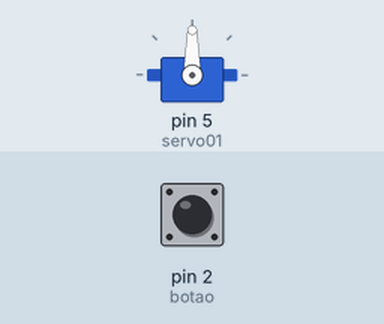
The sketch below on a simulated Arduino Uno, built with avr-gcc and run on an emulated ATmega328P. Parts: servo. The inputs (shaded band) are chosen by the test bench; at power-on: pin 2 (botao) HIGH. What the sketch prints to the serial monitor is not drawn.

Above: at 1.2 s.
1.3 s: pin 2 (botao) pulled LOW for 0.15 s
At 1.6 s:
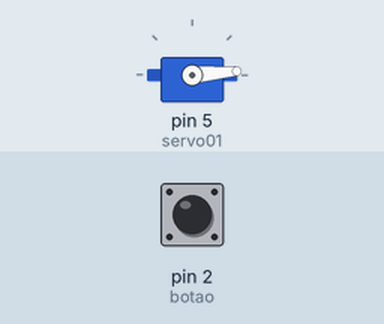
4.3 s: pin 2 (botao) pulled LOW for 1 s
At 4.64 s:
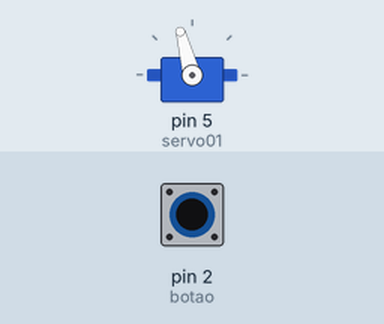
7.3 s: pin 2 (botao) pulled LOW for 0.15 s
At 11.7 s:
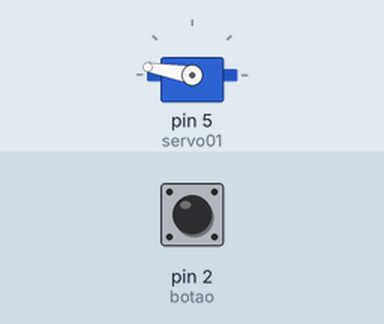
Timing chart, 0 to 13.2 s (numbered marks = the images above; inputs shaded):
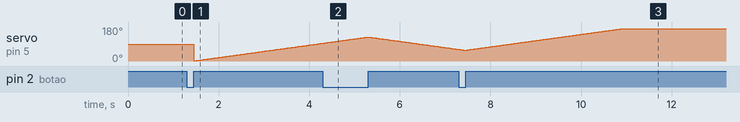

The sketch:

motorbutton.ino
```cpp
#include <Servo.h>
enum state{esquerda = 0,direita};

Servo servo01;
int state = direita;
int pos = 0;
const int botao=2;
boolean estadoCorrente = LOW;
boolean estadoAnterior=LOW;
int var = 1;
void setup() {
  Serial.begin(115200);
  pinMode(2,INPUT_PULLUP);
  Serial.println("B4H - Servicos em Computacao - Servo-Motor");
  servo01.attach(5);       // Controle no pino D5
}
void loop() {
  Serial.println(pos);
  estadoCorrente = debounce(estadoAnterior);
  if (estadoAnterior==LOW && estadoCorrente==HIGH){
    if(state == direita) state = esquerda;
    else if(state == esquerda) state = direita;
  }
  estadoAnterior = estadoCorrente;
  if(pos < 170 && state == direita){
    pos++;
    servo01.write(pos);
    Serial.println(pos);
    delay(30);
  }
  else{
    state == esquerda;
  }
  if(pos > 10 && state == esquerda){
    pos--;
    servo01.write(pos);
    Serial.println(pos);
    delay(30);
  }else{
    state == direita;
  }
}

boolean debounce(boolean estadoAnterior){ // Função debounce
  boolean corrente = digitalRead(botao);
  if( estadoAnterior!= corrente){
  delay(5);
  corrente = digitalRead(botao);
  }
  return corrente;
}
```
